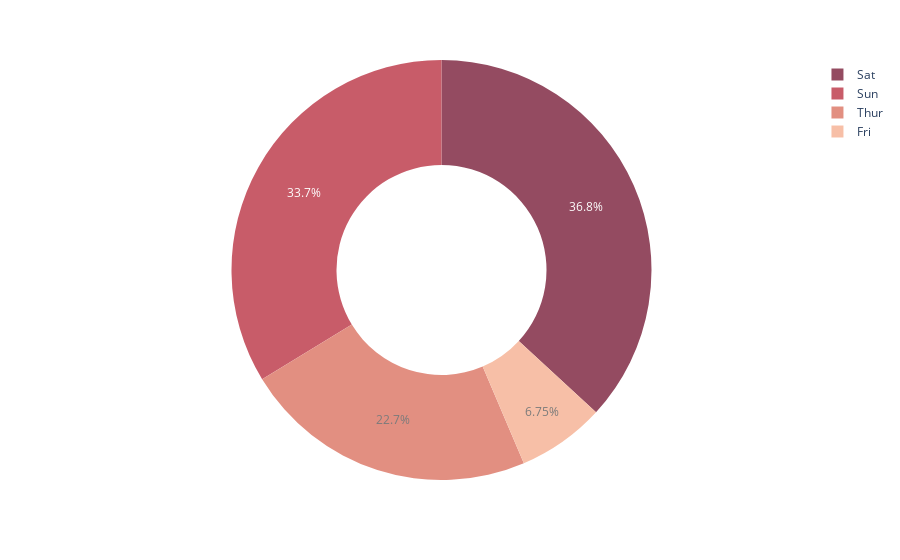

The cell this chart's notebook holds for it:
### Code cell
import plotly.express as px
 
# Loading the iris dataset
df = px.data.tips()
 
fig = px.pie(df, values="total_bill", names="day",
             color_discrete_sequence=px.colors.sequential.RdBu,
             opacity=0.7, hole=0.5)
fig.show()

### Figure 1 — Plotly figure (JSON) as saved in the notebook; plotly's stock layout.template omitted (floating-point values rounded to 4 significant figures; data arrays with more than 128 entries replaced by an {"elided": "..."} marker saying what was removed)
{"data": [{"domain": {"x": [0, 1], "y": [0, 1]}, "hole": 0.5, "hovertemplate": "day=%{label}<br>total_bill=%{value}<extra></extra>", "labels": {"elided": "244 str values"}, "legendgroup": "", "name": "", "opacity": 0.7, "showlegend": true, "type": "pie", "values": {"elided": "244 float values"}}], "layout": {"legend": {"tracegroupgap": 0}, "margin": {"t": 60}, "piecolorway": ["rgb(103,0,31)", "rgb(178,24,43)", "rgb(214,96,77)", "rgb(244,165,130)", "rgb(253,219,199)", "rgb(247,247,247)", "rgb(209,229,240)", "rgb(146,197,222)", "rgb(67,147,195)", "rgb(33,102,172)", "rgb(5,48,97)"]}}
